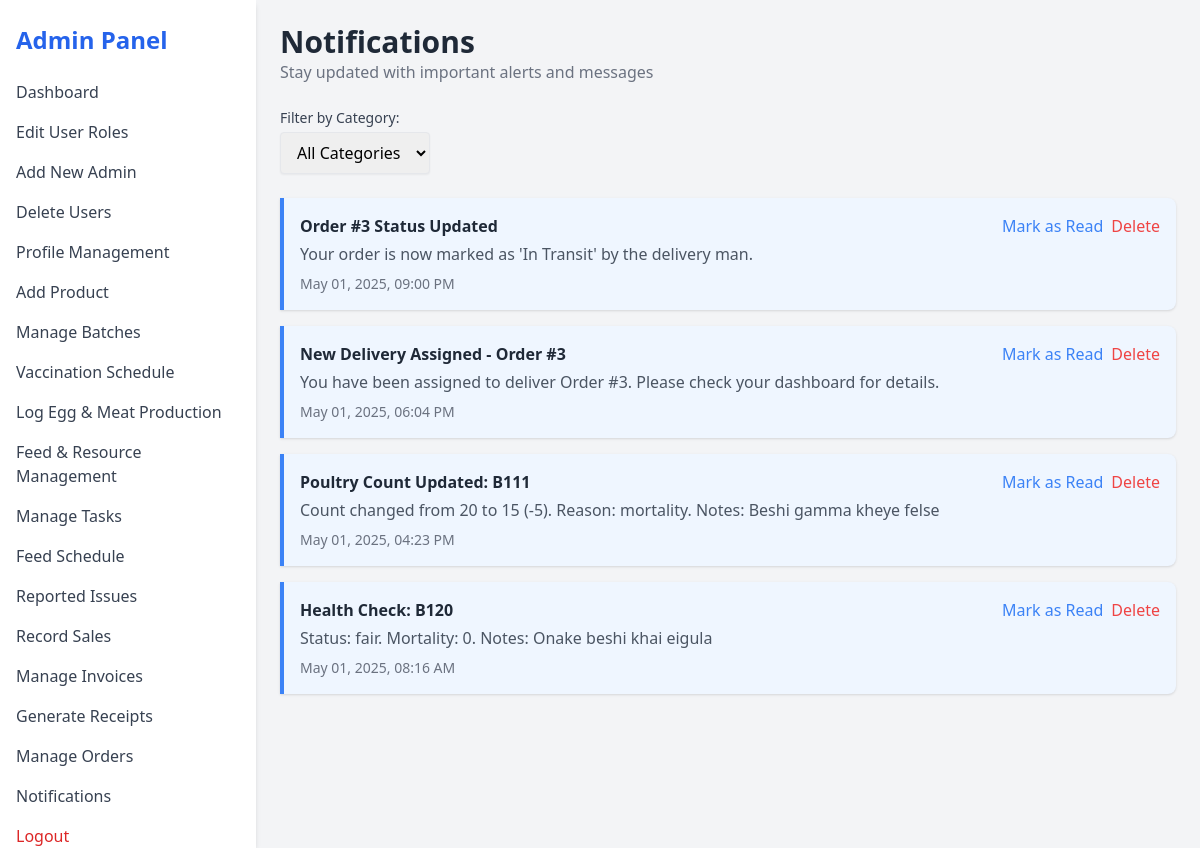
The app's page /notifications (signed in), older data.
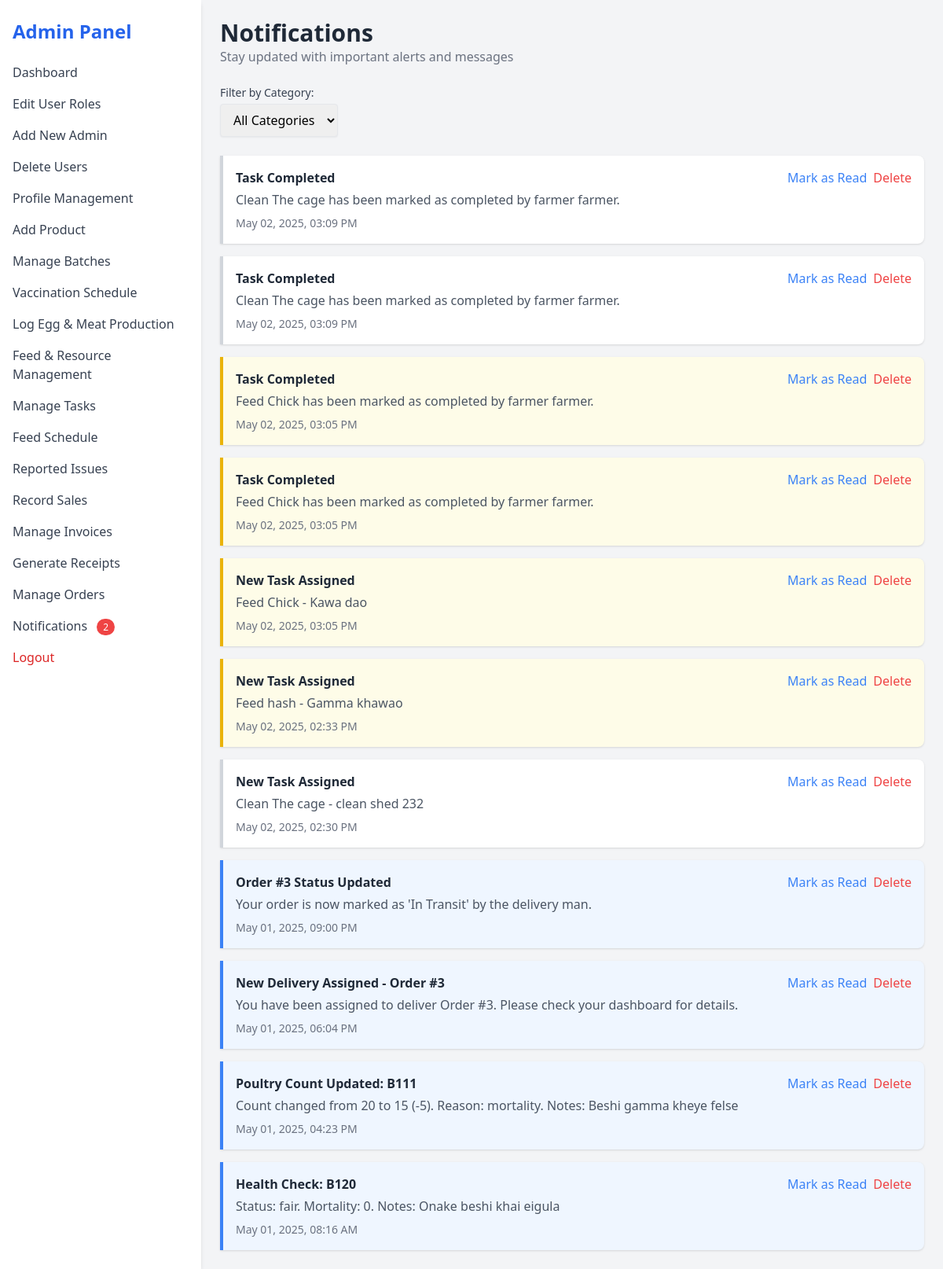
The same page, newer data.
### models.py (models this page shows, shortened)
class Notification(db.Model):
    id = db.Column(db.Integer, primary_key=True)
    title = db.Column(db.String(100), nullable=False)
    message = db.Column(db.Text, nullable=False)
    category = db.Column(db.String(50), nullable=False)  # 'count_update', 'health_check', 'system', etc.
    priority = db.Column(db.String(20), default='normal')  # 'low', 'normal', 'high', 'urgent'
    created_by = db.Column(db.Integer, db.ForeignKey('user.id'), nullable=False)
    created_at = db.Column(db.DateTime, default=datetime.utcnow)
    is_read = db.Column(db.Boolean, default=False)
    related_batch = db.Column(db.String(100), nullable=True)  # Optional reference to a batch
    for_user = db.Column(db.Integer, db.ForeignKey('user.id'), nullable=True)  # If notification is for a specific user
    for_role = db.Column(db.String(100), nullable=True)  # If notification is for users with specific roles
    creator = db.relationship('User', foreign_keys=[created_by], backref='notifications_created')
    target_user = db.relationship('User', foreign_keys=[for_user], backref='personal_notifications')

### app.py (the view, shortened to what this page needs)
@app.route('/notifications')
def notifications():
    user_id = session.get('user_id')
    if not user_id:
        return redirect(url_for('login'))
    user = db.session.get(User, user_id)
    if not user:
        return redirect(url_for('login'))
    try:
        query = Notification.query
        category_filter = request.args.get('category')
        if category_filter:
            query = query.filter_by(category=category_filter)
        if user.role in ['admin', 'manager']:
            filtered_notifications = query.order_by(Notification.created_at.desc()).all()
        unread_count = Notification.query.filter(
            db.and_(
                Notification.is_read == False,
                db.or_(
                    Notification.for_user == user_id,
                    Notification.for_role.like(f"%{user.role}%")
                )
            )
        ).count()
    except Exception as e:
        print(f"Notification error: {str(e)}")
        filtered_notifications = []
        unread_count = 0
    return render_template('notifications.html',
                           user=user,
                           all_notifications=filtered_notifications,
                           unread_count=unread_count)

### templates/notifications.html (shortened to what this page needs)
<!DOCTYPE html>
<html lang="en">
<head>
  <script src="https://cdn.tailwindcss.com"></script>
</head>
<body class="bg-gray-100 min-h-screen">
  <div class="flex h-screen">
    {% if user.role == 'admin' %}
      {% include 'sidebar_admin.html' %}
    {% elif user.role == 'manager' %}
      {% include 'sidebar_manager.html' %}
    {% elif user.role == 'farmer' %}
      {% include 'sidebar_farmer.html' %}
    {% elif user.role == 'delivery_man' %}
      {% include 'sidebar_delivery.html' %}
    {% elif user.role == 'customer' %}
      {% include 'sidebar_customer.html' %}
    {% endif %}
    <main class="flex-1 p-6 overflow-y-auto">
      <header class="mb-6">
        <h2 class="text-3xl font-semibold text-gray-800">Notifications</h2>
        <p class="text-gray-500">Stay updated with important alerts and messages</p>
      </header>
      <form method="get" action="{{ url_for('notifications') }}" class="mb-6">
        <label for="category" class="block text-sm font-medium text-gray-700 mb-1">Filter by Category:</label>
        <select name="category" id="category" onchange="this.form.submit()" class="border px-3 py-2 rounded shadow-sm focus:outline-none focus:ring focus:border-blue-300">
          <option value="">All Categories</option>
        </select>
      </form>
      <section class="space-y-4">
        {% if all_notifications %}
          {% for note in all_notifications %}
            <div class="border-l-4 {% if note.priority == 'urgent' %}border-red-500 bg-red-50{% elif note.priority == 'high' %}border-yellow-500 bg-yellow-50{% elif note.priority == 'normal' %}border-blue-500 bg-blue-50{% else %}border-gray-300 bg-white{% endif %} p-4 rounded-r-lg shadow">
              <div class="flex justify-between items-start">
                <div>
                  <h3 class="font-bold text-gray-800">{{ note.title }}</h3>
                  <p class="text-gray-600 mt-1">{{ note.message }}</p>
                  <p class="text-sm text-gray-500 mt-2">{{ note.created_at.strftime('%b %d, %Y, %I:%M %p') }}</p>
                </div>
                {% if user.role in ['admin', 'manager'] %}
                <div class="flex space-x-2">
                  <a href="{{ url_for('mark_notification_read', notification_id=note.id) }}" class="text-blue-500 hover:text-blue-700">Mark as Read</a>
                  <a href="{{ url_for('delete_notification', notification_id=note.id) }}" class="text-red-500 hover:text-red-700">Delete</a>
                </div>
                {% endif %}
              </div>
            </div>
          {% endfor %}
        {% else %}
          <p class="text-gray-600">No notifications available.</p>
        {% endif %}
      </section>
    </main>
  </div>
</body>
</html>

### templates/sidebar_admin.html
<aside class="w-64 bg-white shadow-md px-4 py-6">
    <h1 class="text-2xl font-bold text-blue-600 mb-6">Admin Panel</h1>
    <nav class="space-y-4">
      <a href="{{ url_for('admin_panel') }}" class="block text-gray-700 hover:text-blue-500">Dashboard</a>
      <a href="{{ url_for('edit_user_role') }}" class="block text-gray-700 hover:text-blue-500">Edit User Roles</a>
      <a href="{{ url_for('add_admin') }}" class="block text-gray-700 hover:text-blue-500">Add New Admin</a>
      <a href="{{ url_for('delete_users') }}" class="block text-gray-700 hover:text-blue-500">Delete Users</a>
      <a href="{{ url_for('profile_management') }}" class="block text-gray-700 hover:text-blue-500">Profile Management</a>
      <a href="{{ url_for('add_product') }}" class="block text-gray-700 hover:text-blue-500">Add Product</a>
      <a href="{{ url_for('manage_batches') }}" class="block text-gray-700 hover:text-blue-500">Manage Batches</a>
      <a href="{{ url_for('manage_vaccinations') }}" class="block text-gray-700 hover:text-blue-500">Vaccination Schedule</a>
      <a href="{{ url_for('manage_production') }}" class="block text-gray-700 hover:text-blue-500">Log Egg & Meat Production</a>
      <a href="{{ url_for('feed_resources') }}" class="block text-gray-700 hover:text-blue-500">Feed & Resource Management</a>
      <a href="{{ url_for('manage_tasks') }}" class="block text-gray-700 hover:text-blue-500">Manage Tasks</a>
      <a href="{{ url_for('admin_feed_schedule') }}" class="block text-gray-700 hover:text-blue-500">Feed Schedule</a>
      <a href="{{ url_for('admin_reported_issues') }}" class="block text-gray-700 hover:text-blue-500">Reported Issues</a>
      <a href="{{ url_for('record_sales') }}" class="block text-gray-700 hover:text-blue-500">Record Sales</a>
      <a href="{{ url_for('manage_invoices') }}" class="block text-gray-700 hover:text-blue-500">Manage Invoices</a>
      <a href="{{ url_for('generate_receipts') }}" class="block text-gray-700 hover:text-blue-500">Generate Receipts</a>
      <a href="{{ url_for('manage_orders') }}" class="block text-gray-700 hover:text-blue-500">Manage Orders</a>
      <a href="{{ url_for('notifications') }}" class="block text-gray-700 hover:text-blue-500">
        Notifications
        {% if unread_count > 0 %}<span class="ml-2 bg-red-500 text-white text-xs rounded-full px-2 py-0.5">{{ unread_count }}</span>{% endif %}
      </a>
      <a href="{{ url_for('logout') }}" class="block text-red-600 hover:text-red-800">Logout</a>
    </nav>
  </aside>

Row changes from the older to the newer data that the page shows:
added Notification: title "Task Completed", message "Clean The cage has been marked as completed by farmer farmer.", created_at "May 02, 2025, 03:09 PM", priority "medium" (drawn)
added Notification: title "Task Completed", message "Clean The cage has been marked as completed by farmer farmer.", created_at "May 02, 2025, 03:09 PM", priority "medium" (drawn)
added Notification: title "Task Completed", message "Feed Chick has been marked as completed by farmer farmer.", created_at "May 02, 2025, 03:05 PM", priority "high" (drawn)
added Notification: title "Task Completed", message "Feed Chick has been marked as completed by farmer farmer.", created_at "May 02, 2025, 03:05 PM", priority "high" (drawn)
added Notification: title "New Task Assigned", message "Feed Chick - Kawa dao", created_at "May 02, 2025, 03:05 PM", priority "high" (drawn)
added Notification: title "New Task Assigned", message "Feed hash - Gamma khawao", created_at "May 02, 2025, 02:33 PM", priority "high" (drawn)
added Notification: title "New Task Assigned", message "Clean The cage - clean shed 232", created_at "May 02, 2025, 02:30 PM", priority "medium" (drawn)
Text that changed along with them:
{{ unread_count }}: (not shown) → "2"
